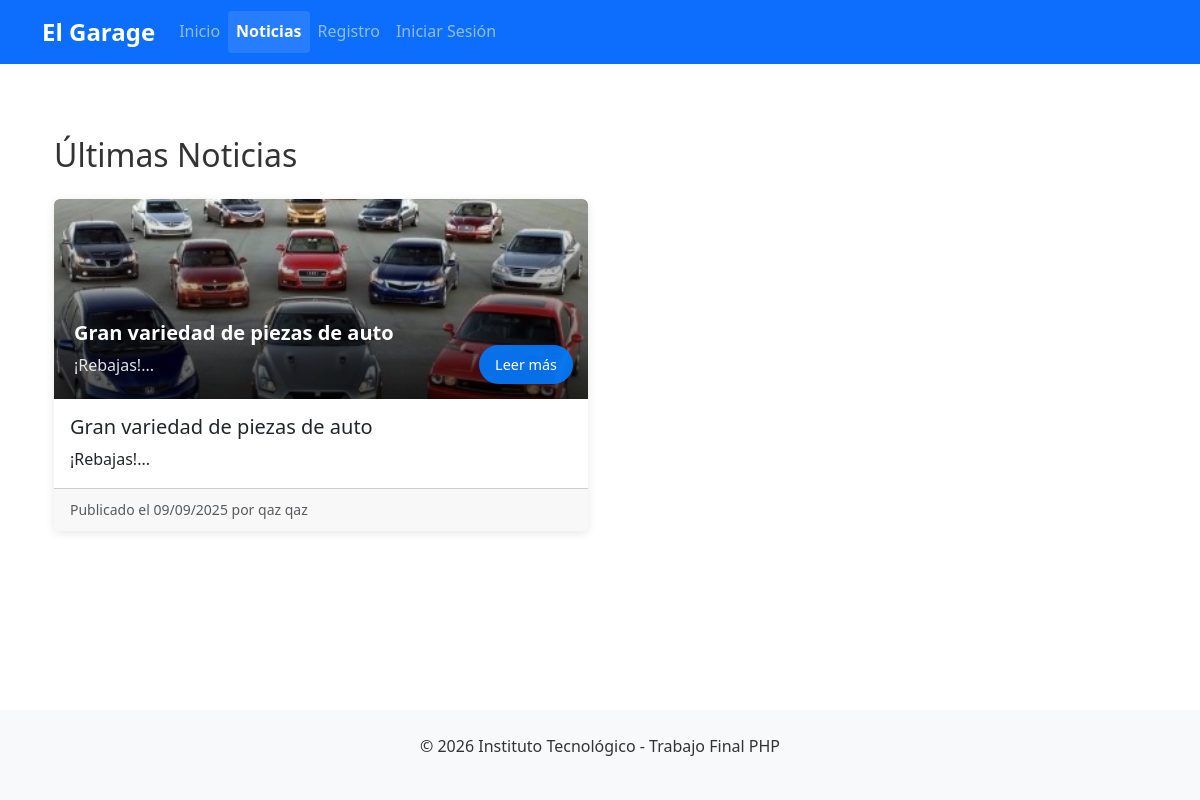
/noticias.php, run on the app's committed database.
### tables this page shows
CREATE TABLE `noticias` (
  `idNoticia` int(11) NOT NULL,
  `titulo` varchar(255) NOT NULL,
  `imagen` varchar(255) NOT NULL,
  `texto` text NOT NULL,
  `fecha` date NOT NULL,
  `idUser` int(11) NOT NULL
);

CREATE TABLE `users_data` (
  `idUser` int(11) NOT NULL,
  `nombre` varchar(100) NOT NULL,
  `apellidos` varchar(100) NOT NULL,
  `email` varchar(100) NOT NULL,
  `telefono` varchar(20) NOT NULL,
  `fecha_nacimiento` date NOT NULL,
  `direccion` text DEFAULT NULL,
  `sexo` enum('Hombre','Mujer','Otro') DEFAULT NULL
);

### noticias.php (the view, shortened to what this page needs)
<?php
require 'includes/database.php';
$base_url = rtrim(dirname($_SERVER['SCRIPT_NAME']), '/\\') . '/';
$pagina = isset($_GET['pagina']) ? (int)$_GET['pagina'] : 1;
$noticias_por_pagina = 6;
$offset = ($pagina - 1) * $noticias_por_pagina;
$stmt = $pdo->prepare("
    SELECT n.*, ud.nombre, ud.apellidos
    FROM noticias n
    JOIN users_data ud ON n.idUser = ud.idUser
    ORDER BY n.fecha DESC, n.idNoticia DESC
    LIMIT :limit OFFSET :offset
");
$stmt->bindValue(':limit', $noticias_por_pagina, PDO::PARAM_INT);
$stmt->bindValue(':offset', $offset, PDO::PARAM_INT);
$stmt->execute();
$noticias = $stmt->fetchAll();
?>
<!DOCTYPE html>
<html lang="es">
<head>
    <link href="https://cdn.jsdelivr.net/npm/bootstrap@5.3.0/dist/css/bootstrap.min.css" rel="stylesheet">
    <link rel="stylesheet" href="<?= $base_url ?>css/styles.css">
</head>
<body>
    <?php include 'includes/header.php'; ?>
    <div class="container mt-5">
        <h2 class="mb-4">Últimas Noticias</h2>
        <?php if (count($noticias) > 0): ?>
            <div class="row">
                <?php foreach ($noticias as $noticia): ?>
                <div class="col-md-6 mb-4">
                    <div class="card news-card h-100" data-bs-toggle="modal" data-bs-target="#newsModal"
                        data-title="<?= htmlspecialchars($noticia['titulo']) ?>"
                        data-image="<?= htmlspecialchars($noticia['imagen']) ?>"
                        data-text="<?= htmlspecialchars($noticia['texto']) ?>"
                        data-date="<?= date('d/m/Y', strtotime($noticia['fecha'])) ?>"
                        data-author="<?= htmlspecialchars($noticia['nombre'] . ' ' . $noticia['apellidos']) ?>">
                        <div class="news-image-container">
                            <img src="<?= !empty($noticia['imagen']) ? $base_url . htmlspecialchars($noticia['imagen']) : 'https://via.placeholder.com/800x450?text=Sin+Imagen' ?>" class="card-img-top news-image" alt="<?= htmlspecialchars($noticia['titulo']) ?>">
                            <div class="news-overlay">
                                <div class="overlay-content">
                                    <h5 class="text-white"><?= htmlspecialchars($noticia['titulo']) ?></h5>
                                    <p class="text-light mb-0"><?= mb_substr(strip_tags($noticia['texto']), 0, 100) ?>...</p>
                                </div>
                            </div>
                            <span class="news-read-more">Leer más</span>
                        </div>
                        <div class="card-body">
                            <h5 class="card-title"><?= htmlspecialchars($noticia['titulo']) ?></h5>
                            <p class="card-text"><?= mb_substr(strip_tags($noticia['texto']), 0, 150) ?>...</p>
                        </div>
                        <div class="card-footer">
                            <small class="text-muted">
                                Publicado el <?= date('d/m/Y', strtotime($noticia['fecha'])) ?> por
                                <?= htmlspecialchars($noticia['nombre'] . ' ' . $noticia['apellidos']) ?>
                            </small>
                        </div>
                    </div>
                </div>
                <?php endforeach; ?>
            </div>
        <?php endif; ?>
    </div>
    <?php include 'includes/footer.php'; ?>
</body>
</html>

### css/styles.css (style rules this page uses)
body { display: flex; flex-direction: column; min-height: 100vh; font-family: 'Segoe UI', Tahoma, Geneva, Verdana, sans-serif; line-height: 1.6; color: #333; }
.container { flex: 1; }
.card { transition: all 0.3s ease; border: none; box-shadow: 0 2px 10px rgba(0,0,0,0.1); overflow: hidden; animation: fadeIn 0.6s ease-out; }
.card-img-top { height: 200px; object-fit: cover; object-position: center; width: 100%; transition: transform 0.3s ease; }
.news-image { background: linear-gradient(90deg, #f0f0f0 25%, #e0e0e0 50%, #f0f0f0 75%); background-size: 200% 100%; animation: loading 1.5s infinite; }
.news-image-container { position: relative; overflow: hidden; }
.news-read-more { position: absolute; bottom: 15px; right: 15px; background: rgba(0, 123, 255, 0.9); color: white; padding: 8px 16px; border-radius: 20px; font-size: 0.9rem; font-weight: 500; transition: all 0.3s ease; }
.news-overlay { position: absolute; top: 0; left: 0; right: 0; bottom: 0; background: linear-gradient(to bottom, transparent 0%, rgba(0,0,0,0.7) 100%); display: flex; align-items: flex-end; padding: 20px; }
.overlay-content h5 { margin-bottom: 8px; font-weight: 600; }
.overlay-content p { margin-bottom: 0; opacity: 0.9; }
.news-card { cursor: pointer; transition: all 0.3s ease; }

### data on the page
noticias: imagen (picture), titulo "Gran variedad de piezas de auto", texto "¡Rebajas!", fecha "09/09/2025", idUser.apellidos "qaz qaz"
